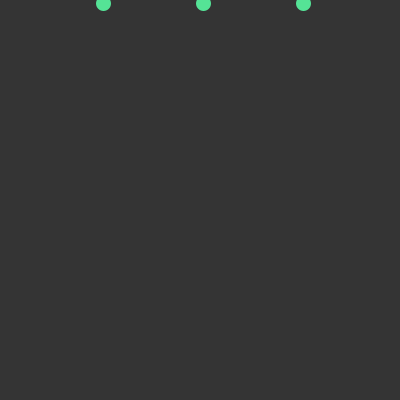
Frame 1 (no input)
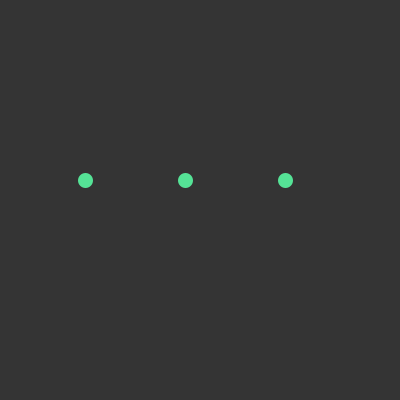
Frame 60 (the mouse pressed at the canvas centre just before this capture)
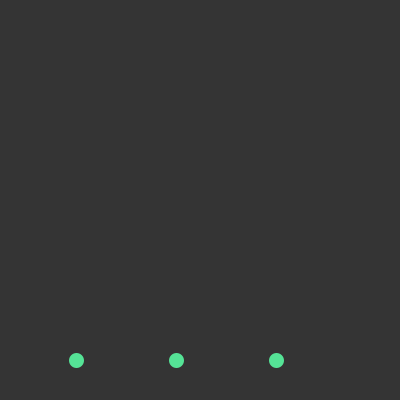
Frame 120 (the mouse held since frame 60 and released just before this capture)

The Processing sketch that drew these frames (run headless with seeded random() and noise(); from frame 60 on, the mouse is pressed at the canvas centre):

// Processing sketch: eduardos11e00
// ── eduardos11e00.pde
Edo eduardo;

void setup() {
  size (400, 400);
  eduardo = new Edo();
}

void draw() {
  background(#343434);
  eduardo.todo();
}
// ── Edo.pde
class Edo {

  float x, y, vx, vy;


  Edo() {
    x = 200;
    y = 0;
    vx=3;
    vy=3;
  }

  void todo() {
    traspasar();
    bola();
    bolz();
    bolx();
    onda();

  }

  void bola() {
    strokeWeight(15); 
    stroke(#55E396);
    point(x, y);
  }
  
  void bolz() {
    strokeWeight(15); 
    stroke(#55E396);
    point(x-100, y);
  }
  void bolx() {
    strokeWeight(15); 
    stroke(#55E396);
    point(x+100, y);
  }

  void traspasar() {
    x +=vx;
    y +=vy;
    if (y>height) {
      x= 200;
      y= 0;
    }
  }
  void onda() {
    vx = 5* cos(frameCount *0.2);
  }
  
}
